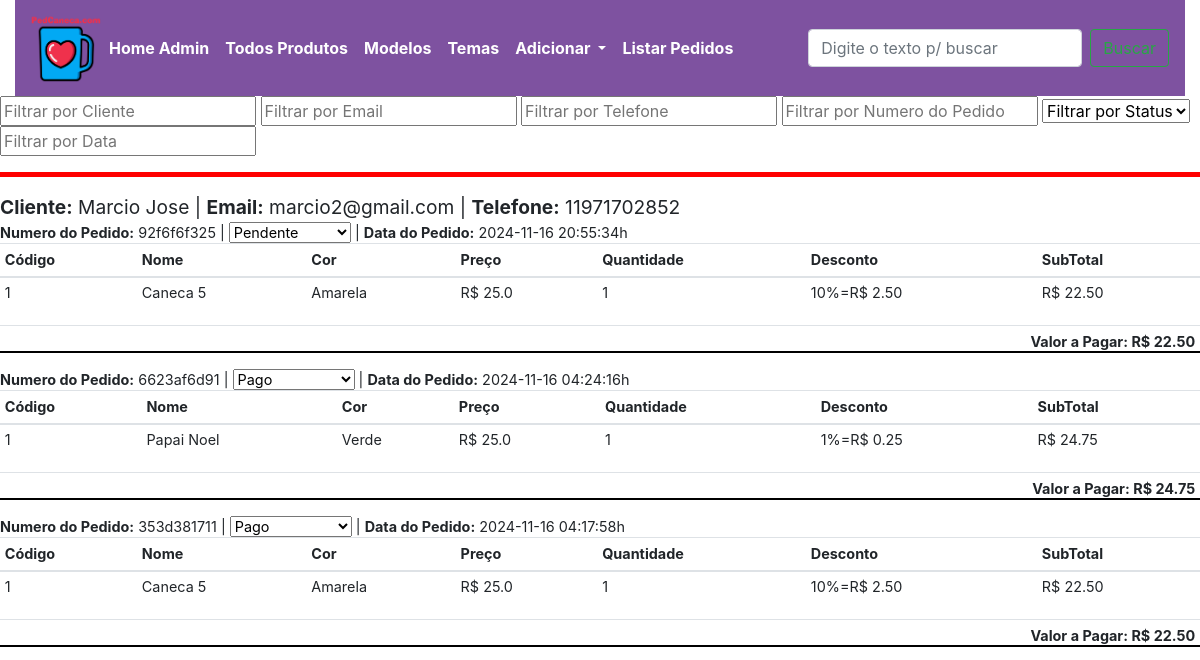
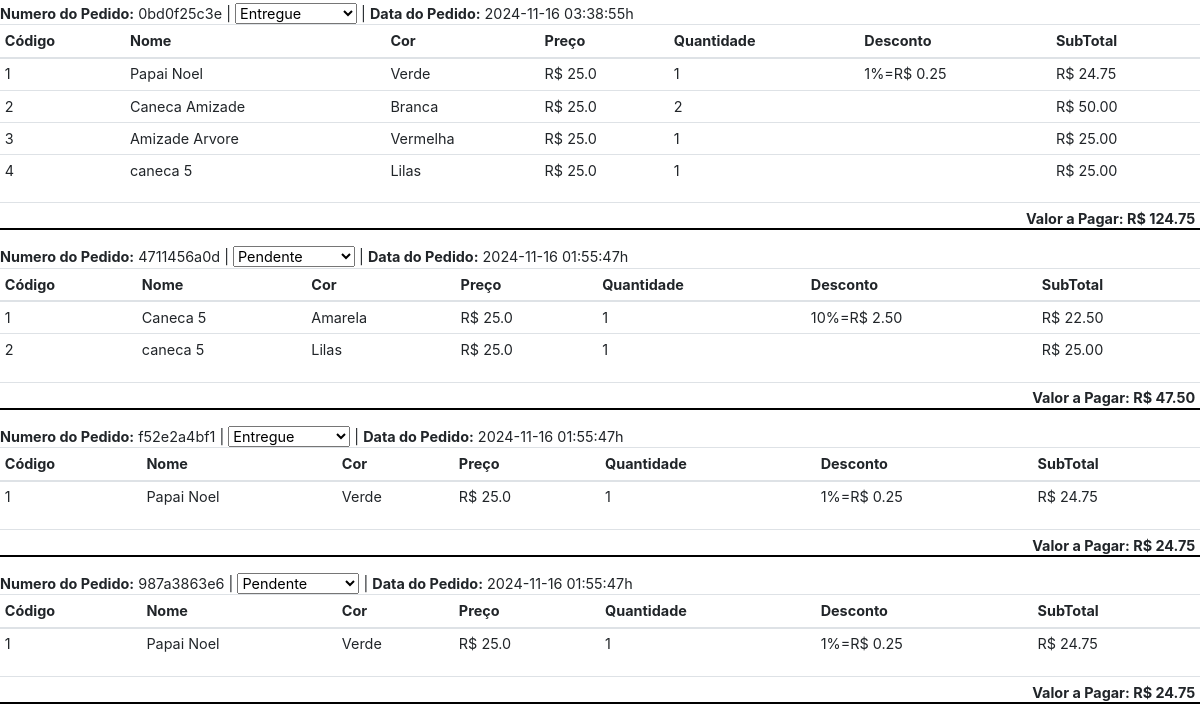
Before: /meus_pedidos/ (upper part) with the older database file (2 pictures, top to bottom).
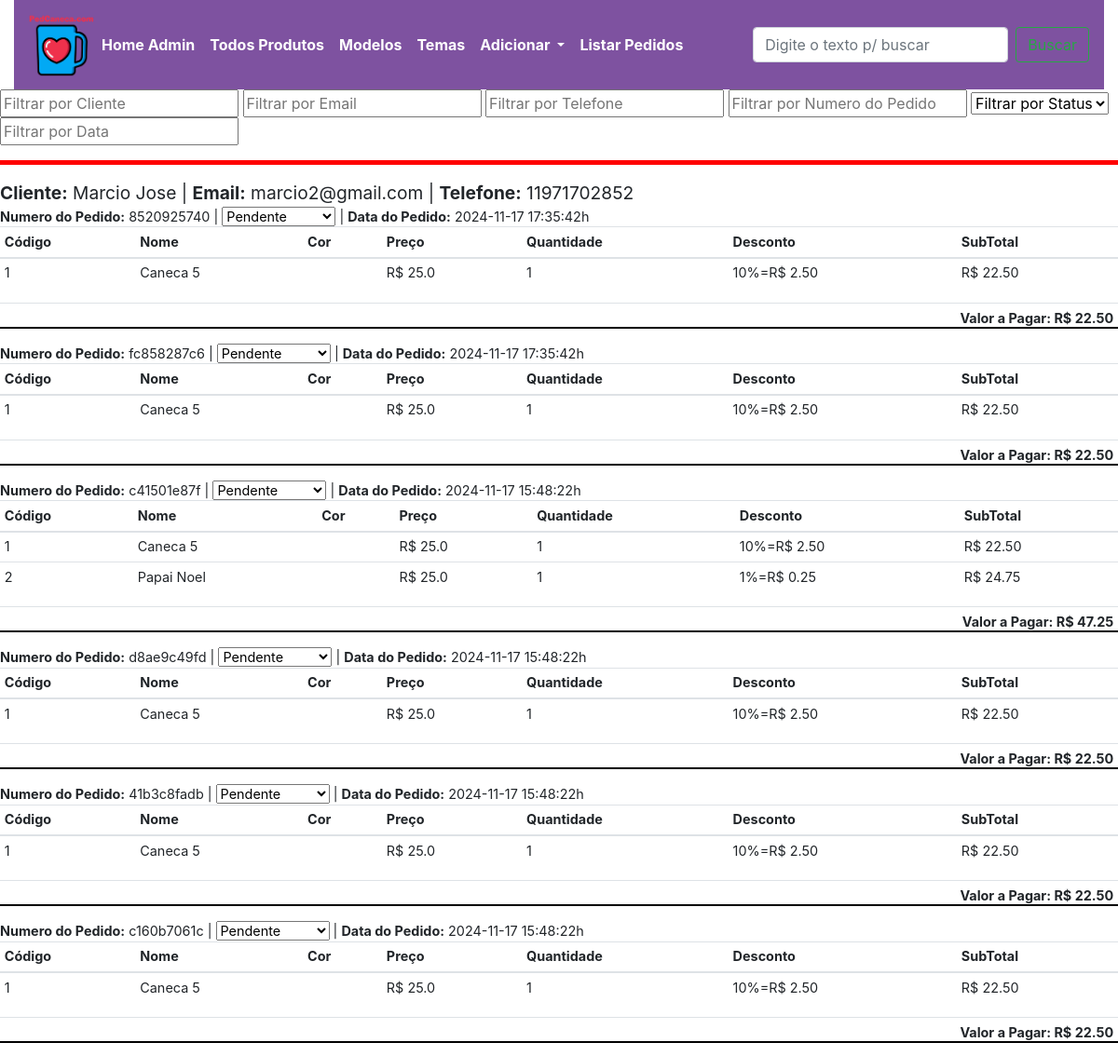
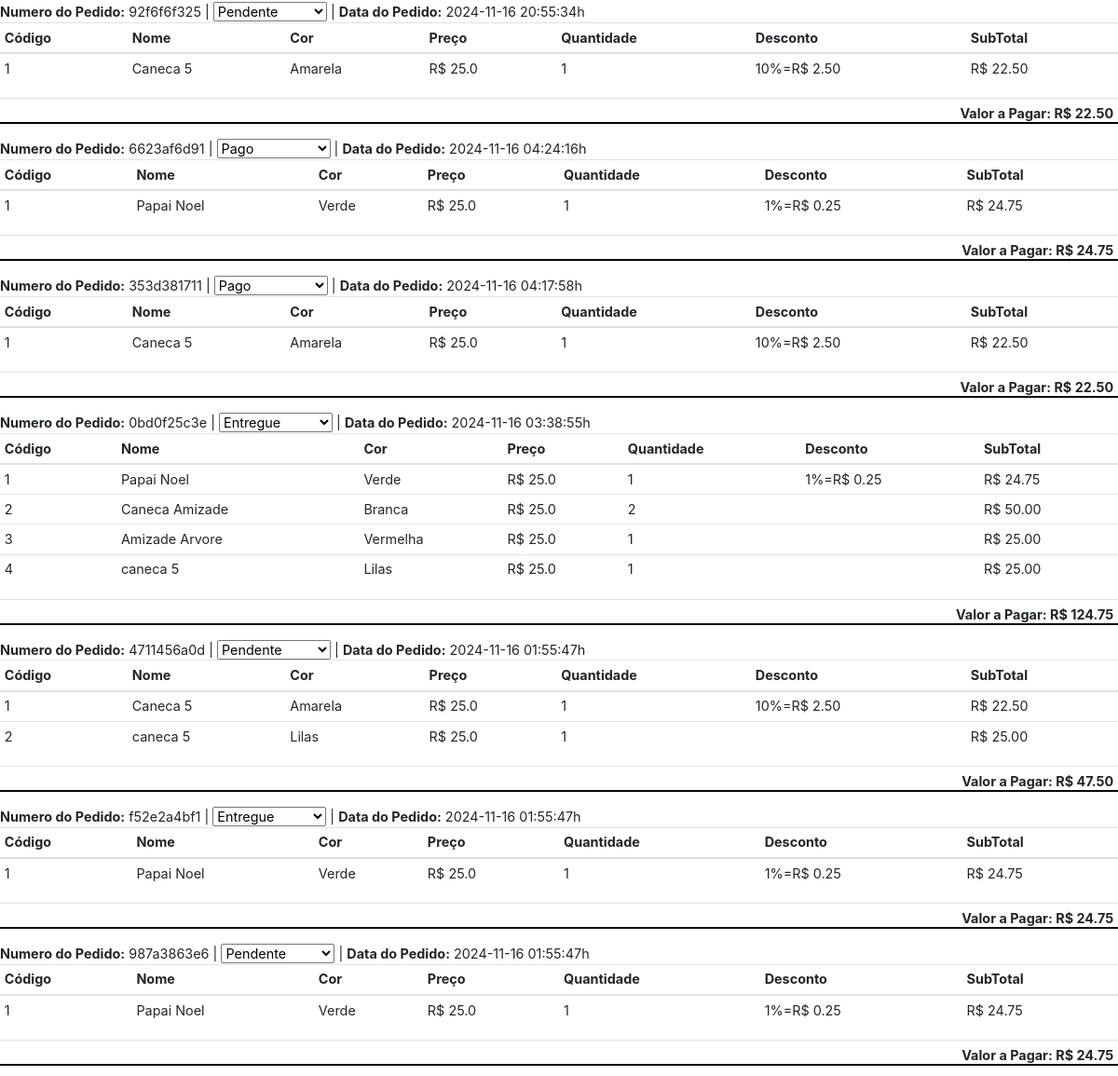
After: the same page with the newer database file (2 pictures, top to bottom).
### loja/clientes/model.py (models this page shows, shortened)
class Cadastrar(db.Model, UserMixin):
    id = db.Column(db.Integer, primary_key = True)
    name = db.Column(db.String(50), unique = False)
    username = db.Column(db.String(50), unique = True)
    email = db.Column(db.String(50), unique = True)
    password = db.Column(db.String(50), unique = False)
    state = db.Column(db.String(50), unique = False)
    city = db.Column(db.String(50), unique = False)
    contact = db.Column(db.String(50) ,unique = False)
    address = db.Column(db.String(50) ,unique = False)
    zipcode = db.Column(db.String(50) ,unique = False)
    profile = db.Column(db.String(50), unique = False, default='profile.jpg')
    data_criado = db.Column(db.DateTime, nullable=False,default=datetime.now)

class ClientePedido(db.Model):
    id = db.Column(db.Integer, primary_key= True)
    notafiscal = db.Column(db.String(20), unique= True, nullable=False)
    status = db.Column(db.String(20), default='pendente', nullable=False)
    cliente_id = db.Column(db.Integer, unique= False, nullable=False)
    data_criado = db.Column(db.DateTime, default=datetime.now().replace(microsecond=0), nullable=False)
    pedido = db.Column(JsonEcodeDict)

### loja/clientes/rotas.py (the view)
@app.route('/meus_pedidos/')
def listar_pedidos():
    clientes_com_pedidos = []
    clientes = Cadastrar.query.all()
    for cliente in clientes:
        pedidos = ClientePedido.query.filter_by(cliente_id=cliente.id).order_by(ClientePedido.data_criado.desc()).all()
        if pedidos:  # Verifique se o cliente tem pedidos
            for pedido in pedidos:
                valor_total = 0
                for key, produto in pedido.pedido.items():
                    quantidade = float(produto.get('quantidade', 0))
                    preco = float(produto.get('preco', 0))
                    desconto = (produto.get('desconto', 0) / 100) * preco
                    subtotal = quantidade * preco
                    subtotal_com_desconto = subtotal - desconto
                    valor_total += subtotal_com_desconto
                pedido.valor_total = valor_total
            clientes_com_pedidos.append({
                'cliente': cliente,
                'pedidos': pedidos
            })
    clientes_com_pedidos.sort(key=lambda x: x['pedidos'][0].data_criado, reverse=True)
    return render_template('cliente/meus_pedidos.html', pedidos_por_cliente=clientes_com_pedidos)

### loja/clientes/model.py (called while the page is built)
    def process_result_value(self, value, dialect):
        if value is None:
            return {}
        else:
            return json.loads(value)

### loja/templates/cliente/meus_pedidos.html (shortened to what the changed rows need)
<!DOCTYPE html>
<html lang="en">
<head>
</head>
{% extends 'layouts.html' %}
{% block content %}
      {% if cliente %}
{% include 'navbar.html' %}
<div class="container-fluid">
  {% include '_messages.html'%}
  <div class="row">
    <div class="col-md-12">
        <div style="display: flex; justify-content: space-between; align-items: center;">
          <div>
            <br>
            <strong>Cliente: </strong>{{cliente.name}}
            <br>
            <strong>Email: </strong>{{cliente.email}}
            <br>
            <strong>Telefone: </strong>{{cliente.contact}}
            <br>
            <br>
          </div>
          <div>
            <img src="{{ url_for('static', filename='imagens/icone_caneca.png') }}" alt="Logo" style="max-width: 150px;">
          </div>
        </div>
        {% for pedido in pedidos %}
        <div>
          <strong>Numero do Pedido: </strong>{{pedido.notafiscal}}
          <br>
          <strong>Status: </strong>{{pedido.status}}
          <br>
          <strong>Data do Pedido: </strong>{{pedido.data_criado}}h
          <br><br>
          <table class="table table-sm">
            <thead>
              <th>Código</th>
              <th>Nome</th>
              <th>Cor</th>
              <th>Preço</th>
              <th>Quantidade</th>
              <th>Desconto</th>
              <th>SubTotal</th>
            </thead>
            <tbody>
              {% for key, produto in pedido.pedido.items() %}
              {% set desconto = "%0.2f" | format((produto.desconto/100) * produto.preco|float) %}
              <tr>
                <td>{{loop.index}}</td>
                <td>{{produto.nome}}</td>
                <form action="{{url_for('updateCarro',code=key)}}" method="post">
                  <td>{{produto.cor|capitalize}}</td>
                  <td>R$ {{produto.preco}}</td>
                  <td>{{produto.quantidade}}</td>
                  {% if produto.desconto > 0 %}
                  <td>{{produto.desconto}}%=R$ {{desconto}}</td>
                  {% else %}
                  <td></td>
                  {% endif %}
                  {% set subtotal = produto.quantidade|int * produto.preco|float %}
                  <td>R$ {{"%0.2f"|format((subtotal|float) - desconto|float)}}</td>
                </form>
              </tr>
              {% endfor %}
            </tbody>
          </table>
          <table class="table table-sm float-right">
              <tr>
                <form action="{{url_for('pagamento')}}" method="POST">
                  {% set amount = pedido.valor_total * 100 %}
                  <input type="hidden" name="amount" value="{{amount}}">
                  <input type="hidden" name="invoice" value="{{pedido.notafiscal}}">
                  <script
                    src="https://checkout.stripe.com/checkout.js"
                    class="stripe-button margin-top: 20px;"
                    data-key="pk_test_51QLvO3C6EyAXa8556fixSAOiCkDVAjI6xP7bqgvqDJ4b5BRuV4Z0IWyKYM44x1miqrBu8Hb2GmEHo4sLga0yJY7W00pnnBpGHJ"
                    data-name="PedCaneca"
                    data-description="Compra Segura"
                    data-amount="{{amount|int}}"
                    data-currency="brl"
                    data-label="Efetuar Pagamento">
                  </script>
                </form>
                <td>
                  <form id="pdfForm" action="{{url_for('get_pdf', notafiscal=pedido.notafiscal)}}" method="post" target="_blank">
                    <button type="submit" class="btn btn-warning btn-sm float-right">Gerar PDF</button>
                  </form>
                </td>
                <td colspan="5" class="text-right"><strong>Valor a Pagar: R$ {{"%0.2f"|format(pedido.valor_total)}}</strong></td>
              </tr>
          </table>
          <hr style="margin-top: 54px; border-width: 2px; border-color: black;">
        </div>
        {% endfor %}
      {% elif pedidos_por_cliente %}
      <div id="pedidosContainer">
        {% for item in pedidos_por_cliente %}
        <div class="cliente" data-name="{{ item.cliente.name }}" data-email="{{ item.cliente.email }}" data-telefone="{{ item.cliente.contact }}">
          <hr style="border-width: 5px; border-color: red;">
          <div style="display: flex; align-items: center; font-size: 1.2em; white-space: nowrap;">
            <div>
              <strong>Cliente:</strong> {{ item.cliente.name }} |
              <strong>Email:</strong> {{ item.cliente.email }} |
              <strong>Telefone:</strong> {{ item.cliente.contact }}
            </div>
          </div>
          {% for pedido in item.pedidos %}
          <div class="pedido" data-numero="{{pedido.notafiscal}}" data-status="{{pedido.status}}" data-data="{{pedido.data_criado}}">
            <div style="display: flex; align-items: center; font-size: 0.9em; white-space: nowrap;">
              <div>
                <strong>Numero do Pedido:</strong> {{pedido.notafiscal}} |
                <select onchange="atualizarStatus(this, '{{ pedido.notafiscal }}')">
                  <option value="pendente" {% if pedido.status == 'pendente' %}selected{% endif %}>Pendente</option>
                  <option value="pago" {% if pedido.status == 'pago' %}selected{% endif %}>Pago</option>
                  <option value="entregue" {% if pedido.status == 'entregue' %}selected{% endif %}>Entregue</option>
                </select> |
                <strong>Data do Pedido:</strong> {{pedido.data_criado}}h
              </div>
            </div>
            <table class="table table-sm" style="font-size: 0.9em;">
              <thead>
                <tr>
                  <th>Código</th>
                  <th>Nome</th>
                  <th>Cor</th>
                  <th>Preço</th>
                  <th>Quantidade</th>
                  <th>Desconto</th>
                  <th>SubTotal</th>
                </tr>
              </thead>
              <tbody>
                {% for key, produto in pedido.pedido.items() %}
                {% set desconto = "%0.2f" | format((produto.desconto/100) * produto.preco|float) %}
                <tr>
                  <td>{{loop.index}}</td>
                  <td>{{produto.nome}}</td>
                  <form action="{{url_for('updateCarro',code=key)}}" method="post">
                    <td>{{produto.cor|capitalize}}</td>
                    <td>R$ {{produto.preco}}</td>
                    <td>{{produto.quantidade}}</td>
                    {% if produto.desconto > 0 %}
                    <td>{{produto.desconto}}%=R$ {{desconto}}</td>
                    {% else %}
                    <td></td>
                    {% endif %}
                    {% set subtotal = produto.quantidade|int * produto.preco|float %}
                    <td>R$ {{"%0.2f"|format((subtotal|float) - desconto|float)}}</td>
                  </form>
                </tr>
                {% endfor %}
              </tbody>
            </table>
            <table class="table table-sm float-right" style="font-size: 0.9em;">
              <tr>
                <td colspan="5" class="text-right"><strong>Valor a Pagar: R$ {{"%0.2f"|format(pedido.valor_total)}}</strong></td>
              </tr>
            </table>
            <hr style="margin-top: 42px; border-width: 2px; border-color: black;">
          </div>
          {% endfor %}
        </div>
        {% endfor %}
      </div>
      {% else %}
      <p>Nenhum pedido encontrado.</p>
      {% endif %}
{% endblock content %}

Changed rows visible on the page:
added ClientePedido: notafiscal "8520925740", status+notafiscal "Pendente", data_criado "2024-11-17 17:35:42", nome "Caneca 5", preco "25.0", quantidade "1", desconto "10", pedido "2.50", value "22.50", valor_total "22.50"
added ClientePedido: notafiscal "fc858287c6", status+notafiscal "Pendente", data_criado "2024-11-17 17:35:42", nome "Caneca 5", preco "25.0", quantidade "1", desconto "10", pedido "2.50", value "22.50", valor_total "22.50"
added ClientePedido: notafiscal "c41501e87f", status+notafiscal "Pendente", data_criado "2024-11-17 15:48:22", nome "Caneca 5" "Papai Noel", preco "25.0" "25.0", quantidade "1" "1", desconto "10" "1", pedido "2.50" "0.25", value "22.50" "24.75", valor_total "47.25"
added ClientePedido: notafiscal "d8ae9c49fd", status+notafiscal "Pendente", data_criado "2024-11-17 15:48:22", nome "Caneca 5", preco "25.0", quantidade "1", desconto "10", pedido "2.50", value "22.50", valor_total "22.50"
added ClientePedido: notafiscal "41b3c8fadb", status+notafiscal "Pendente", data_criado "2024-11-17 15:48:22", nome "Caneca 5", preco "25.0", quantidade "1", desconto "10", pedido "2.50", value "22.50", valor_total "22.50"
added ClientePedido: notafiscal "c160b7061c", status+notafiscal "Pendente", data_criado "2024-11-17 15:48:22", nome "Caneca 5", preco "25.0", quantidade "1", desconto "10", pedido "2.50", value "22.50", valor_total "22.50"
